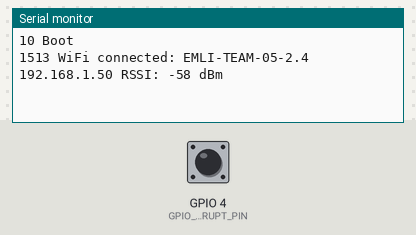
Simulated run of this sketch. Board: ESP8266 (NodeMCU). Parts: the last lines printed to the serial monitor. The inputs (shaded band) are chosen by the test bench; at power-on: GPIO 4 (GPIO_INTERRUPT_PIN) HIGH. WiFi joins after 1.5 s; servers stay silent unless stated; no MQTT or app messages arrive unless stated.

Above: at 2.7 s.
2.8 s: GPIO 4 (GPIO_INTERRUPT_PIN) pulled LOW for 0.15 s
At 4.1 s:
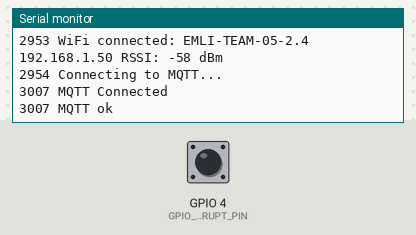
4.4 s: GPIO 4 (GPIO_INTERRUPT_PIN) pulled LOW for 1 s
At 5.8 s:
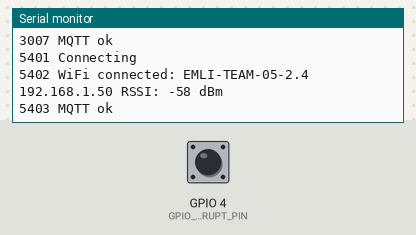
8.4 s: GPIO 4 (GPIO_INTERRUPT_PIN) pulled LOW for 0.15 s
At 10.5 s:
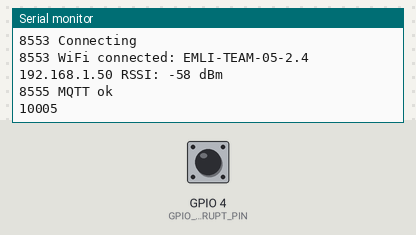
Timing chart, 0 to 12.0 s (numbered marks = the images above; inputs shaded):
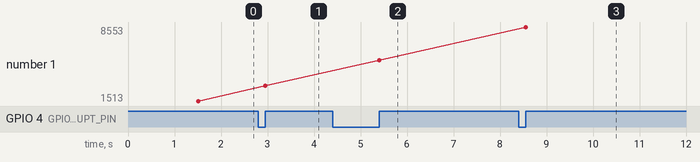

The sketch:

esp8266_preassure_plate_mqtt.ino
```cpp
// Embedded Linux (EMLI)
// University of Southern Denmark

// 2022-03-24, Kjeld Jensen, First version

// Configuration
#define WIFI_SSID       "EMLI-TEAM-05-2.4"
#define WIFI_PASSWORD    "emli0505"

#define MQTT_SERVER      "192.168.10.1"
#define MQTT_SERVERPORT  1883
#define MQTT_USERNAME    "emli05"
#define MQTT_KEY         "emli05"
#define MQTT_TOPIC       "/pressure_plate"

// wifi
#include <ESP8266WiFiMulti.h>
#include <ESP8266HTTPClient.h>
ESP8266WiFiMulti WiFiMulti;
const uint32_t conn_tout_ms = 5000;

// pressed
#define GPIO_INTERRUPT_PIN 4
#define DEBOUNCE_TIME 100
volatile unsigned long pressed_prev_time;
volatile bool pressed;

// mqtt
#include "Adafruit_MQTT.h"
#include "Adafruit_MQTT_Client.h"
WiFiClient wifi_client;
Adafruit_MQTT_Client mqtt(&wifi_client, MQTT_SERVER, MQTT_SERVERPORT, MQTT_USERNAME, MQTT_KEY);
Adafruit_MQTT_Publish pressed_mqtt_publish = Adafruit_MQTT_Publish(&mqtt, MQTT_USERNAME MQTT_TOPIC);


#define DEBUG_INTERVAL 10000
unsigned long prev_debug_time;

ICACHE_RAM_ATTR void pressed_isr()
{
  if (pressed_prev_time + DEBOUNCE_TIME < millis() || pressed_prev_time > millis())
  {
    pressed_prev_time = millis();
    pressed = true;
  }
}

void debug(const char *s)
{
  Serial.print (millis());
  Serial.print (" ");
  Serial.println(s);
}

void mqtt_connect()
{
  int8_t ret;

  // Stop if already connected.
  if (! mqtt.connected())
  {
    debug("Connecting to MQTT... ");
    while ((ret = mqtt.connect()) != 0)
    { // connect will return 0 for connected
         Serial.println(mqtt.connectErrorString(ret));
         debug("Retrying MQTT connection in 5 seconds...");
         mqtt.disconnect();
         delay(5000);  // wait 5 seconds
    }
    debug("MQTT Connected");
  }
}

void print_wifi_status()
{
  Serial.print (millis());
  Serial.print(" WiFi connected: ");
  Serial.print(WiFi.SSID());
  Serial.print(" ");
  Serial.print(WiFi.localIP());
  Serial.print(" RSSI: ");
  Serial.print(WiFi.RSSI());
  Serial.println(" dBm");
}

void setup()
{
  // pressed
  pressed_prev_time = millis();
  pressed = false;
  pinMode(GPIO_INTERRUPT_PIN, INPUT_PULLUP);
  attachInterrupt(digitalPinToInterrupt(GPIO_INTERRUPT_PIN), pressed_isr, RISING);

  // serial
  Serial.begin(115200);
  delay(10);
  debug("Boot");

  // wifi
  WiFi.persistent(false);
  WiFi.mode(WIFI_STA);
  WiFiMulti.addAP(WIFI_SSID, WIFI_PASSWORD);
  if(WiFiMulti.run(conn_tout_ms) == WL_CONNECTED)
  {
    print_wifi_status();
  }
  else
  {
    debug("Unable to connect");
  }
}

void send_button_pressed()
{

  Serial.print(millis());
  Serial.println(" Connecting");
  if((WiFiMulti.run(conn_tout_ms) == WL_CONNECTED))
  {
    print_wifi_status();

    mqtt_connect();

    char payload[10] = "1";
    if (pressed_mqtt_publish.publish(payload))
    {
      debug("MQTT ok");
    }
    else
    {
      debug("MQTT failed");
    }
  }
  else
  {
    debug("Unable to connect");
  }
}


void loop()
{
    if (pressed)
    {
      send_button_pressed();
      pressed = false;
    }

    if (millis() - prev_debug_time >= DEBUG_INTERVAL)
    {
      prev_debug_time = millis();
      Serial.println(millis());
    }
    delay(10);
}
```

Measured:
- after the input at 2.8 s, the serial monitor: prints a new line after 0.15 s (image 1)
- after the input at 4.4 s, the serial monitor: prints a new line after 1.0 s (image 2)
- after the input at 8.4 s, the serial monitor: prints a new line after 0.15 s (image 3)
- plotted number 1: 1513 → 2953 after the input at 2.8 s, 2953 → 5402 after the input at 4.4 s, 5402 → 8553 after the input at 8.4 s
